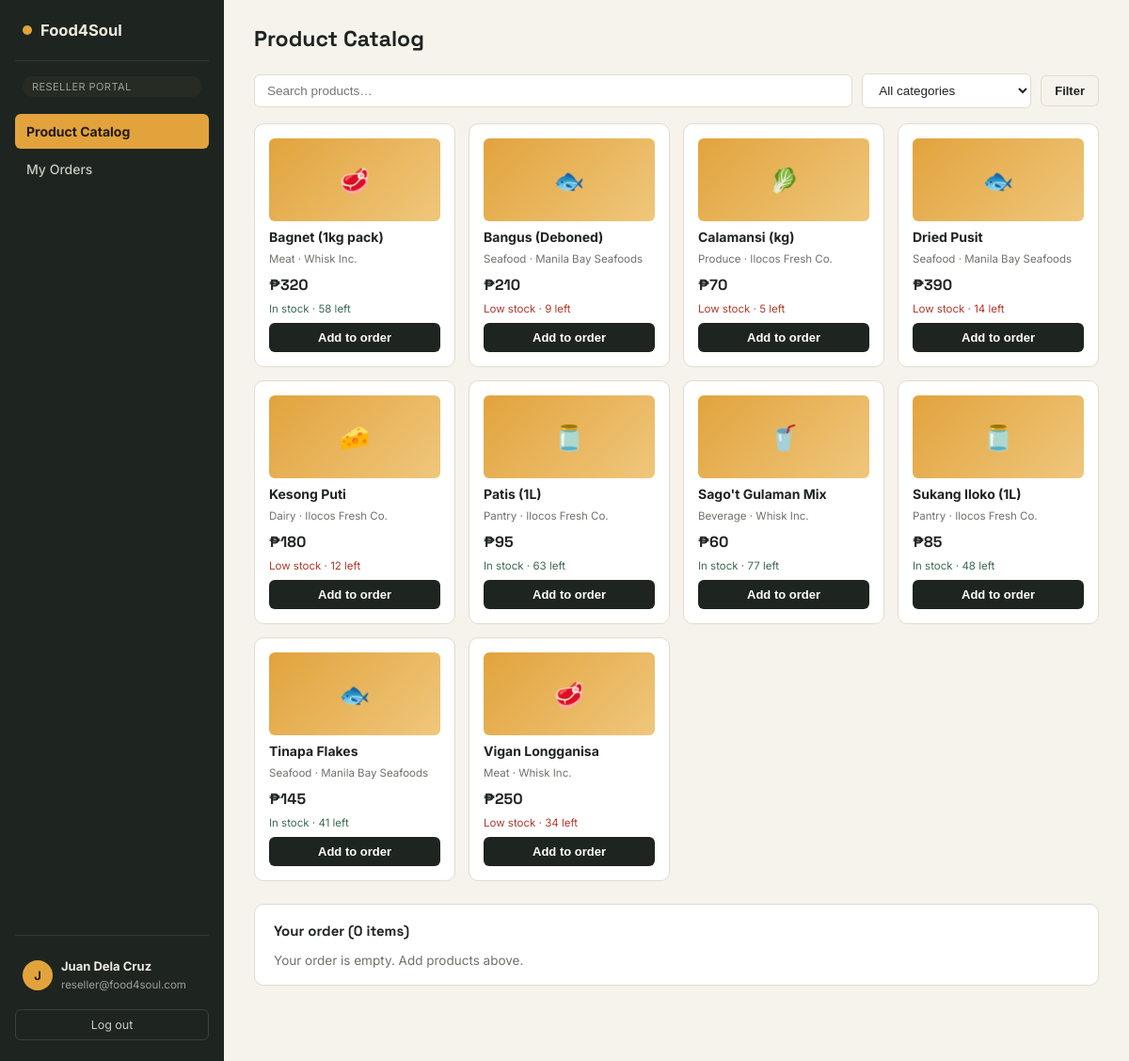
The page /reseller/catalog.php (signed in) on the database its author committed.
### tables this page shows
CREATE TABLE inventory (
  Inventory_ID       VARCHAR(10) PRIMARY KEY,
  Product_ID         VARCHAR(10) NOT NULL,
  Supplier_ID        VARCHAR(10),
  Reorder_Level      INT NOT NULL DEFAULT 10,
  Last_Updated_Date  DATE,
  CONSTRAINT fk_inventory_product
    FOREIGN KEY (Product_ID) REFERENCES products(Product_ID) ON DELETE CASCADE,
  CONSTRAINT fk_inventory_supplier
    FOREIGN KEY (Supplier_ID) REFERENCES suppliers(Supplier_ID) ON DELETE SET NULL
);

CREATE TABLE products (
  Product_ID              VARCHAR(10)  PRIMARY KEY,
  Product_Name            VARCHAR(100) NOT NULL,
  Description             TEXT,
  Category                VARCHAR(50),
  Unit_Price              DECIMAL(10,2) NOT NULL,
  Current_Stock_Quantity  INT NOT NULL DEFAULT 0,
  Supplier_ID             VARCHAR(10),
  CONSTRAINT fk_products_supplier
    FOREIGN KEY (Supplier_ID) REFERENCES suppliers(Supplier_ID) ON DELETE SET NULL
);

CREATE TABLE suppliers (
  Supplier_ID      VARCHAR(10)  PRIMARY KEY,
  Supplier_Name    VARCHAR(100) NOT NULL,
  Contact_Person   VARCHAR(100),
  Contact_Address  VARCHAR(255),
  Phone_Number     VARCHAR(20),
  Email_Address    VARCHAR(100)
);

### includes/functions.php (called while the page is built, shortened)
<?php
function peso($amount) {
    return '₱' . number_format((float)$amount, 0);
}
function category_icon(?string $category): string {
    $map = ['Meat'=>'🥩','Produce'=>'🥬','Seafood'=>'🐟','Pantry'=>'🫙','Dairy'=>'🧀','Beverage'=>'🥤'];
    return $map[$category] ?? '🧺';
}

### reseller/catalog.php (the view, shortened to what this page needs)
<?php
require_once __DIR__ . '/../includes/auth.php';
require_once __DIR__ . '/../includes/functions.php';
$search = trim($_GET['q'] ?? '');
$cat    = trim($_GET['cat'] ?? '');
$sql = "SELECT p.*, i.Reorder_Level, s.Supplier_Name
        FROM products p
        LEFT JOIN inventory i ON i.Product_ID = p.Product_ID
        LEFT JOIN suppliers s ON s.Supplier_ID = p.Supplier_ID
        WHERE p.Product_Name LIKE ?" . ($cat !== '' ? " AND p.Category = ?" : "") . " ORDER BY p.Product_Name";
$params = ['%' . $search . '%'];
$stmt = $pdo->prepare($sql);
$stmt->execute($params);
$products = $stmt->fetchAll();
$cartLines = []; $cartTotal = 0; $cartCount = 0;
require __DIR__ . '/../includes/header.php';
?>
<div class="topbar"><h1>Product Catalog</h1></div>
<form method="get" class="toolbar">
  <input class="search-input" type="text" name="q" placeholder="Search products…" value="<?= htmlspecialchars($search) ?>">
  <select class="search-input" name="cat" style="max-width:180px;">
    <option value="">All categories</option>
  </select>
  <button class="btn btn-ghost" type="submit">Filter</button>
</form>
<div class="product-grid">
  <?php foreach ($products as $p): $low = $p['Current_Stock_Quantity'] <= $p['Reorder_Level']; ?>
    <div class="product-card">
      <div class="thumb"><?= category_icon($p['Category']) ?></div>
      <div class="name"><?= htmlspecialchars($p['Product_Name']) ?></div>
      <div class="cat"><?= htmlspecialchars($p['Category']) ?> · <?= htmlspecialchars($p['Supplier_Name'] ?? '—') ?></div>
      <div class="price"><?= peso($p['Unit_Price']) ?></div>
      <div class="stock-note" style="color:<?= $low ? 'var(--paprika)' : 'var(--basil)' ?>;"><?= $low ? 'Low stock' : 'In stock' ?> · <?= (int)$p['Current_Stock_Quantity'] ?> left</div>
      <form method="post">
        <button class="btn btn-primary" style="width:100%;" type="submit">Add to order</button>
      </form>
    </div>
  <?php endforeach; ?>
</div>
<div class="panel" style="margin-top:24px;">
  <h3>Your order (<?= (int)$cartCount ?> item<?= $cartCount === 1 ? '' : 's' ?>)</h3>
  <?php if (!$cartLines): ?>
    <p style="color:var(--slate);font-size:13.5px;margin:0;">Your order is empty. Add products above.</p>
  <?php endif; ?>
</div>
<?php require __DIR__ . '/../includes/footer.php'; ?>

### assets/css/style.css (style rules this page uses)
:root { --ink:#1E2420; --ink-soft:#3A433C; --paper:#F6F3EC; --paper-raised:#FFFFFF; --line:#E2DCCB; --marigold:#E2A33D; --marigold-deep:#B97F1F; --basil:#3E6B52; --basil-soft:#E6EEE7; --paprika:#B23A2E; --paprika-soft:#F7E4DF; --slate:#6E7368; --radius-sm:6px; --radius-md:10px; --radius-lg:18px; }
* { box-sizing:border-box; }
html,body { height:100%; }
body { margin:0;font-family:'Inter',system-ui,sans-serif;background:var(--paper);color:var(--ink); }
h1,h2,h3,.num { font-family:'Space Grotesk',system-ui,sans-serif; }
.topbar { display:flex;align-items:center;justify-content:space-between;margin-bottom:22px;gap:16px;flex-wrap:wrap; }
.topbar h1 { font-size:23px;margin:0; }
.panel { background:var(--paper-raised);border:1px solid var(--line);border-radius:var(--radius-md);padding:18px 20px;margin-bottom:20px; }
.panel h3 { font-size:15px;margin:0 0 14px;display:flex;align-items:center;justify-content:space-between; }
.btn { border:none;border-radius:var(--radius-sm);padding:8px 14px;font-size:13px;font-weight:600;cursor:pointer;text-decoration:none;display:inline-block;transition:.12s; }
.btn-primary { background:var(--ink);color:#fff; }
.btn-ghost { background:none;border:1px solid var(--line);color:var(--ink); }
.toolbar { display:flex;gap:10px;align-items:center;margin-bottom:16px;flex-wrap:wrap; }
.search-input { padding:9px 13px;border-radius:var(--radius-sm);border:1px solid var(--line);background:var(--paper-raised);font-size:13.5px;flex:1;min-width:160px;color:var(--ink); }
.product-grid { display:grid;grid-template-columns:repeat(auto-fill,minmax(210px,1fr));gap:14px; }
.product-card { background:var(--paper-raised);border:1px solid var(--line);border-radius:var(--radius-md);padding:15px;display:flex;flex-direction:column;gap:8px; }
.product-card .thumb { height:88px;border-radius:var(--radius-sm);background:linear-gradient(135deg,var(--marigold),#EFC77C);display:flex;align-items:center;justify-content:center;font-size:26px; }
.product-card .name { font-weight:700;font-size:14px; }
.product-card .cat { font-size:11.5px;color:var(--slate); }
.product-card .price { font-family:'Space Grotesk';font-weight:700;font-size:16px;margin-top:2px; }
.product-card .stock-note { font-size:11.5px; }

### rows shown on the page
inventory: Product_ID.Category "🥩", Product_ID.Product_Name "Bagnet (1kg pack)", Product_ID.Category "Meat", Supplier_ID.Supplier_Name "Whisk Inc.", Product_ID.Unit_Price "₱320", Reorder_Level "In stock", Product_ID.Current_Stock_Quantity "58"
inventory: Product_ID.Category "🐟", Product_ID.Product_Name "Bangus (Deboned)", Product_ID.Category "Seafood", Supplier_ID.Supplier_Name "Manila Bay Seafoods", Product_ID.Unit_Price "₱210", Reorder_Level "Low stock", Product_ID.Current_Stock_Quantity "9"
inventory: Product_ID.Category "🥬", Product_ID.Product_Name "Calamansi (kg)", Product_ID.Category "Produce", Supplier_ID.Supplier_Name "Ilocos Fresh Co.", Product_ID.Unit_Price "₱70", Reorder_Level "Low stock", Product_ID.Current_Stock_Quantity "5"
inventory: Product_ID.Category "🐟", Product_ID.Product_Name "Dried Pusit", Product_ID.Category "Seafood", Supplier_ID.Supplier_Name "Manila Bay Seafoods", Product_ID.Unit_Price "₱390", Reorder_Level "Low stock", Product_ID.Current_Stock_Quantity "14"
inventory: Product_ID.Category "🧀", Product_ID.Product_Name "Kesong Puti", Product_ID.Category "Dairy", Supplier_ID.Supplier_Name "Ilocos Fresh Co.", Product_ID.Unit_Price "₱180", Reorder_Level "Low stock", Product_ID.Current_Stock_Quantity "12"
inventory: Product_ID.Category "🫙", Product_ID.Product_Name "Patis (1L)", Product_ID.Category "Pantry", Supplier_ID.Supplier_Name "Ilocos Fresh Co.", Product_ID.Unit_Price "₱95", Reorder_Level "In stock", Product_ID.Current_Stock_Quantity "63"
inventory: Product_ID.Category "🥤", Product_ID.Product_Name "Sago't Gulaman Mix", Product_ID.Category "Beverage", Supplier_ID.Supplier_Name "Whisk Inc.", Product_ID.Unit_Price "₱60", Reorder_Level "In stock", Product_ID.Current_Stock_Quantity "77"
inventory: Product_ID.Category "🫙", Product_ID.Product_Name "Sukang Iloko (1L)", Product_ID.Category "Pantry", Supplier_ID.Supplier_Name "Ilocos Fresh Co.", Product_ID.Unit_Price "₱85", Reorder_Level "In stock", Product_ID.Current_Stock_Quantity "48"
inventory: Product_ID.Category "🐟", Product_ID.Product_Name "Tinapa Flakes", Product_ID.Category "Seafood", Supplier_ID.Supplier_Name "Manila Bay Seafoods", Product_ID.Unit_Price "₱145", Reorder_Level "In stock", Product_ID.Current_Stock_Quantity "41"
inventory: Product_ID.Category "🥩", Product_ID.Product_Name "Vigan Longganisa", Product_ID.Category "Meat", Supplier_ID.Supplier_Name "Whisk Inc.", Product_ID.Unit_Price "₱250", Reorder_Level "Low stock", Product_ID.Current_Stock_Quantity "34"

### other values the page prints
$role "RESELLER"
$label "Product Catalog"
$label "My Orders"
mb_substr($user['Full_Name'] ?? '?', 0, 1) "J"
$user['Full_Name'] "Juan Dela Cruz"
$user['Email_Address'] "reseller@food4soul.com"
$cartCount "0"
